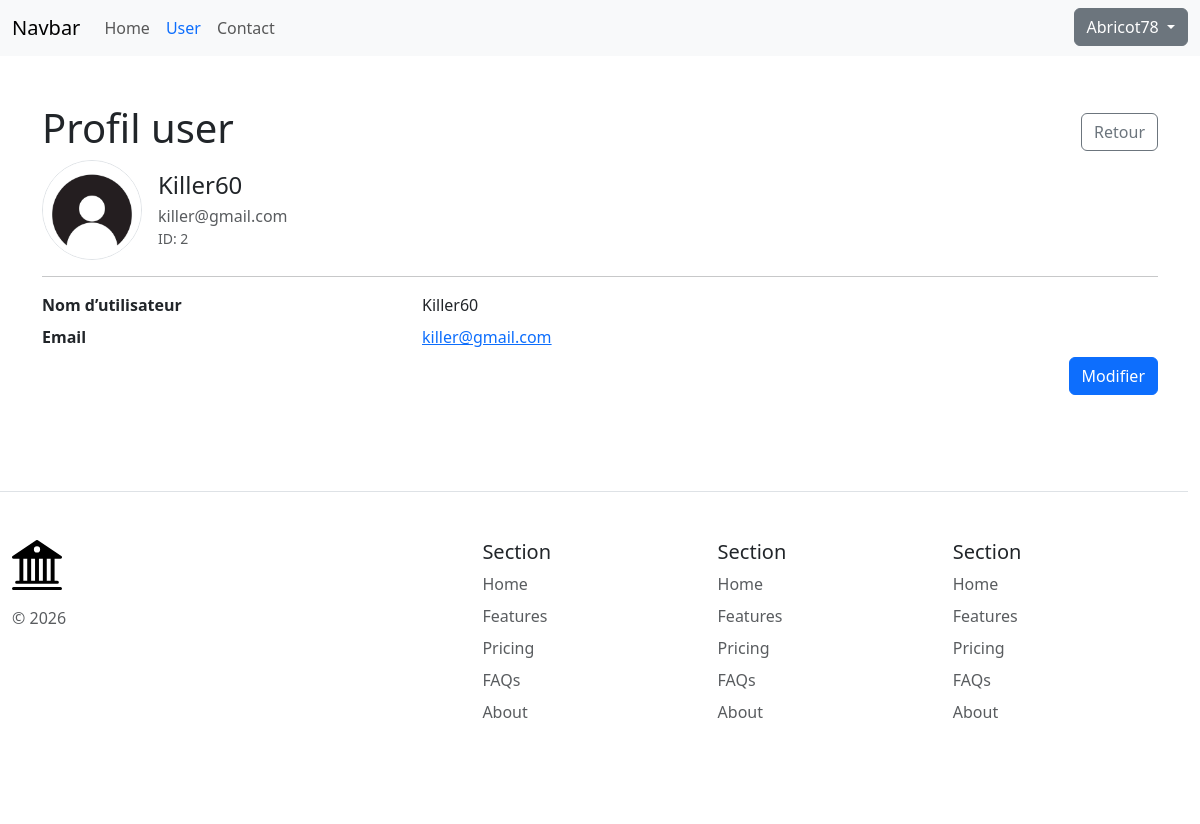
Screenshot of /user/2 (signed in) with the database file from the repository.
### tables this page shows
CREATE TABLE `user`
(
    id         int PRIMARY KEY AUTO_INCREMENT,
    picture    VARCHAR(255),
    username   VARCHAR(255) NOT NULL,
    email      VARCHAR(255) NOT NULL UNIQUE,
    password   VARCHAR(255) NOT NULL,
    created_at DATETIME DEFAULT CURRENT_TIMESTAMP,
    updated_at DATETIME DEFAULT CURRENT_TIMESTAMP ON UPDATE CURRENT_TIMESTAMP
);

### src/Core/Controller.php (called while the page is built, shortened)
<?php
abstract class Controller
{
    protected function render(string $view, array $params = []): void
    {
        extract($params);
        require dirname(__DIR__) . "/../templates/$view.php";
        require dirname(__DIR__) . "/../templates/layout.php";
    }
}

### src/Controller/UserController.php (called while the page is built, shortened)
<?php
final class UserController extends Controller
{
    public function show(int $id): void
    {
        $repo = new UserRepository();
        $user = $repo->findById($id);
        $this->render('user/show', [
            'title' => 'Profil user',
            'user' => $user
        ]);
    }
}

### public/index.php (called while the page is built, shortened)
<?php
App::run();

### src/Core/Database.php (called while the page is built, shortened)
<?php
class Database extends PDO
{
    public function __construct()
    {
        $user = 'user';
        $password = 'password';
        $dbName = 'site_php';
        $host = '127.0.0.1';
        $port = 3306;
        $dsn = "mysql:host=$host;port=$port;dbname=$dbName";
        $options = [
            PDO::ATTR_ERRMODE => PDO::ERRMODE_EXCEPTION,
            PDO::ATTR_DEFAULT_FETCH_MODE => PDO::FETCH_ASSOC,
            PDO::ATTR_EMULATE_PREPARES => false,
        ];
    }
}

### src/Repository/UserRepository.php (called while the page is built, shortened)
<?php
class UserRepository
{
    private ?Database $db;
    public function __construct()
    {
        $this->db = new Database();
    }
    public function findById(int $id): ?User
    {
        $stmt = $this->db->prepare("SELECT * FROM user WHERE id = :id");
        $stmt->setFetchMode(\PDO::FETCH_CLASS, User::class);
        $stmt->execute(['id' => $id]);
        $user = $stmt->fetch();
        $this->db = null;
        return $user;
    }
}

### src/Model/User.php (called while the page is built, shortened)
<?php
class User
{
    private ?int $id = null;
    private ?string $picture = null;
    private string $username;
    private string $email;
    public function getId(): ?int
    {
        return $this->id;
    }
    public function getPicture(): ?string
    {
        return $this->picture;
    }
    public function getUsername(): string
    {
        return $this->username;
    }
    public function getEmail(): string
    {
        return $this->email;
    }
}

### templates/user/show.php (the view)
<div class="d-flex align-items-center justify-content-between">
    <h1><?= $title ?></h1>
    <a href="/user" class="btn btn-outline-secondary">Retour</a>
</div>
<div class="row justify-content-center">
    <div>
        <div>
            <div class="d-flex align-items-center gap-3 mb-3">
                <img src="<?= htmlspecialchars($user->getPicture() ?: '/images/default-avatar.jpg') ?>"
                     alt="Photo de profil"
                     width="100"
                     height="100"
                     class="rounded-circle border"
                     style="object-fit: cover;"
                />
                <div>
                    <h2 class="h4 mb-1"><?= htmlspecialchars($user->getUsername()) ?></h2>
                    <div class="text-muted"><?= htmlspecialchars($user->getEmail()) ?></div>
                    <div class="small text-muted">ID: <?= (int)$user->getId() ?></div>
                </div>
            </div>
            <hr>
            <dl class="row mb-0">
                <dt class="col-4">Nom d’utilisateur</dt>
                <dd class="col-8 mb-2"><?= htmlspecialchars($user->getUsername()) ?></dd>
                <dt class="col-4">Email</dt>
                <dd class="col-8 mb-2">
                    <a href="mailto:<?= htmlspecialchars($user->getEmail()) ?>">
                        <?= htmlspecialchars($user->getEmail()) ?>
                    </a>
                </dd>
            </dl>
        </div>
        <div class="d-flex gap-2 justify-content-end">
            <a href="/user/<?= (int)$user->getId() ?>/edit" class="btn btn-primary">Modifier</a>
        </div>
    </div>
</div>

### src/Core/App.php (shortened to what this page needs)
<?php
final class App
{
    public static function run(): void
    {
        $httpMethod = $_SERVER['REQUEST_METHOD'];
        $path = parse_url($_SERVER['REQUEST_URI'], PHP_URL_PATH) ?? '/';
        $routes = [
            'GET' => [
                '/' => [\App\Controller\HomeController::class, 'index'],
                '/contact' => [\App\Controller\ContactController::class, 'index'],
                '/user' => [\App\Controller\UserController::class, 'index'],
                '/user/{id}' => [\App\Controller\UserController::class, 'show'],
                '/user/{id}/edit' => [\App\Controller\UserController::class, 'edit'],
                '/login' => [\App\Controller\AuthController::class, 'login'],
                '/register' => [\App\Controller\AuthController::class, 'register'],
                '/logout' => [\App\Controller\AuthController::class, 'logout'],
            ],
            'POST' => [
                '/contact' => [\App\Controller\ContactController::class, 'submit'],
                '/user/{id}/edit' => [\App\Controller\UserController::class, 'edit'],
                '/login' => [\App\Controller\AuthController::class, 'login'],
                '/register' => [\App\Controller\AuthController::class, 'register'],
            ]
        ];
        foreach ($routes[$httpMethod] ?? [] as $route => $target) {
            $pattern = preg_replace('#\{[^/]+\}#', '([^/]+)', $route);
            $pattern = "#^" . $pattern . "$#";
            if (preg_match($pattern, $path, $matches)) {
                array_shift($matches);
                [$controllerClass, $action] = $target;
                (new $controllerClass())->$action(...$matches);
                return;
            }
        }
    }
}

### rows the page displays
user: username "Killer60", email "killer@gmail.com", id "2"
